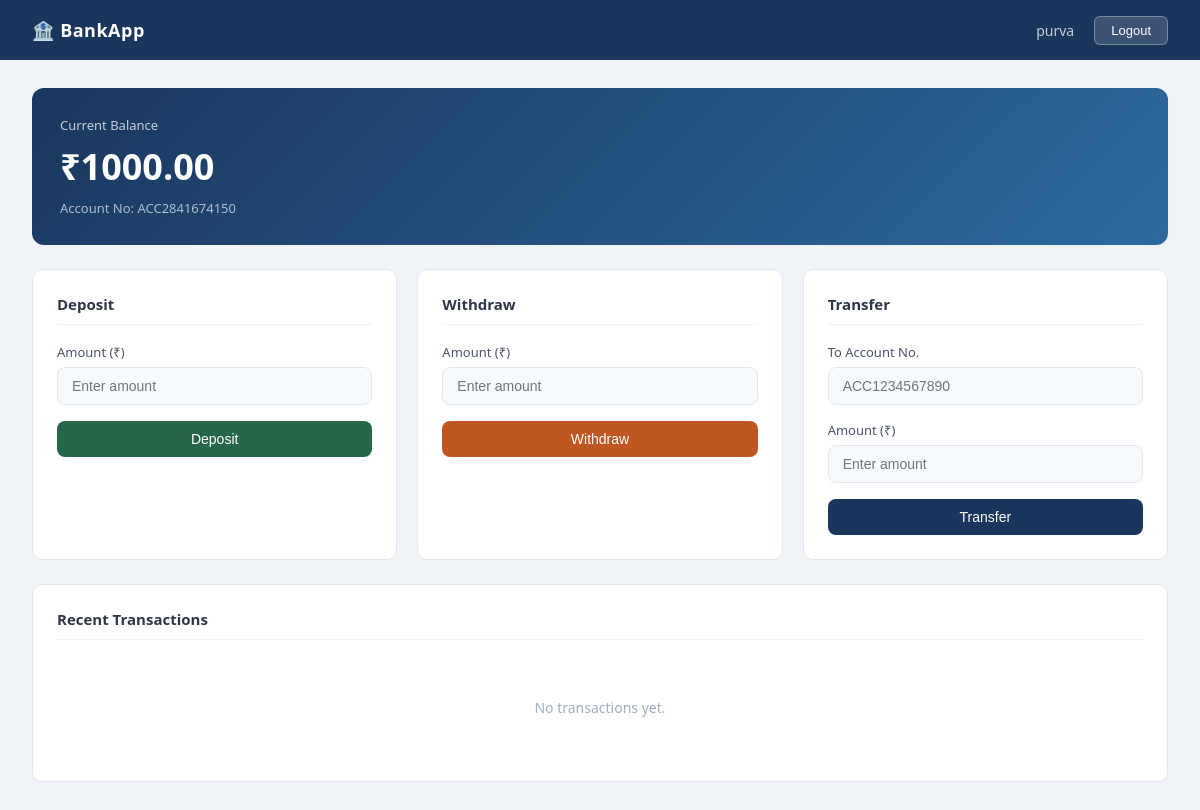
The app's page /customer (signed in) with its own data.
### tables this page shows
CREATE TABLE customers (
    id INTEGER PRIMARY KEY AUTOINCREMENT,
    user_id INTEGER UNIQUE,
    full_name TEXT NOT NULL,
    email TEXT,
    phone TEXT,
    FOREIGN KEY (user_id) REFERENCES users(id) ON DELETE CASCADE
);

CREATE TABLE accounts (
    id INTEGER PRIMARY KEY AUTOINCREMENT,
    customer_id INTEGER,
    account_number TEXT UNIQUE NOT NULL,
    balance REAL NOT NULL DEFAULT 0.00,
    created_at TEXT DEFAULT CURRENT_TIMESTAMP,
    FOREIGN KEY (customer_id) REFERENCES customers(id) ON DELETE CASCADE
);

### app.py (the view)
@app.route("/customer")
def customer_dashboard():
    if not is_customer():
        return redirect(url_for("login"))
    conn = get_db()
    account = conn.execute("""
        SELECT c.full_name, c.email, c.phone,
               a.account_number, a.balance, a.id as account_id
        FROM customers c
        JOIN accounts a ON c.id = a.customer_id
        WHERE c.user_id = ?
    """, (session["user_id"],)).fetchone()
    transactions = conn.execute("""
        SELECT type, amount, created_at
        FROM transactions
        WHERE account_id = ?
        ORDER BY created_at DESC LIMIT 10
    """, (account["account_id"],)).fetchall()
    conn.close()
    return render_template("customer.html", account=account, transactions=transactions)

### app.py (called while the page is built)
def get_db():
    conn = sqlite3.connect(DB)
    conn.row_factory = sqlite3.Row
    return conn

def is_customer():
    return session.get("role") == "customer"

### templates/customer.html (shortened to what this page needs)
<!DOCTYPE html>
<html lang="en">
<head>
    <link rel="stylesheet" href="{{ url_for('static', filename='style.css') }}">
</head>
<body>
<nav class="navbar">
    <span class="brand">🏦 BankApp</span>
    <div class="nav-right">
        <span>{{ account.full_name }}</span>
        <a href="{{ url_for('logout') }}">
            <button class="btn-logout">Logout</button>
        </a>
    </div>
</nav>
<div class="page">
    <div class="balance-card">
        <div class="label">Current Balance</div>
        <div class="amount">₹{{ "%.2f"|format(account.balance) }}</div>
        <div class="acc-num">Account No: {{ account.account_number }}</div>
    </div>
    <div class="grid-3">
        <div class="card" style="margin-bottom: 0;">
            <div class="card-title">Deposit</div>
            <form method="POST" action="/customer/deposit">
                <div class="form-group">
                    <label>Amount (₹)</label>
                    <input type="number" name="amount" min="1" step="0.01" placeholder="Enter amount" required>
                </div>
                <button type="submit" class="btn btn-success btn-block">Deposit</button>
            </form>
        </div>
        <div class="card" style="margin-bottom: 0;">
            <div class="card-title">Withdraw</div>
            <form method="POST" action="/customer/withdraw">
                <div class="form-group">
                    <label>Amount (₹)</label>
                    <input type="number" name="amount" min="1" step="0.01" placeholder="Enter amount" required>
                </div>
                <button type="submit" class="btn btn-warning btn-block">Withdraw</button>
            </form>
        </div>
        <div class="card" style="margin-bottom: 0;">
            <div class="card-title">Transfer</div>
            <form method="POST" action="/customer/transfer">
                <div class="form-group">
                    <label>To Account No.</label>
                    <input type="text" name="to_account" placeholder="ACC1234567890" required>
                </div>
                <div class="form-group">
                    <label>Amount (₹)</label>
                    <input type="number" name="amount" min="1" step="0.01" placeholder="Enter amount" required>
                </div>
                <button type="submit" class="btn btn-primary btn-block">Transfer</button>
            </form>
        </div>
    </div>
    <div class="card" style="margin-top: 24px;">
        <div class="card-title">Recent Transactions</div>
        {% if transactions %}
        <table>
            <thead>
                <tr>
                    <th>Type</th>
                    <th>Amount</th>
                    <th>Date & Time</th>
                </tr>
            </thead>
            <tbody>
                {% for t in transactions %}
                <tr>
                    <td><span class="badge badge-{{ t.type }}">{{ t.type }}</span></td>
                    <td>
                        {% if t.type == 'deposit' %}
                            <span style="color:#276749">+ ₹{{ "%.2f"|format(t.amount) }}</span>
                        {% else %}
                            <span style="color:#9b2c2c">- ₹{{ "%.2f"|format(t.amount) }}</span>
                        {% endif %}
                    </td>
                    <td style="color:#718096; font-size:13px;">
                        {{ t.created_at|format_datetime }}
                    </td>
                </tr>
                {% endfor %}
            </tbody>
        </table>
        {% else %}
            <div class="empty">No transactions yet.</div>
        {% endif %}
    </div>
</div>
</body>
</html>

### static/style.css (style rules this page uses)
* { margin: 0; padding: 0; box-sizing: border-box; }
body { font-family: 'Segoe UI', sans-serif; background: #f0f4f8; color: #1a202c; min-height: 100vh; }
a { text-decoration: none; color: inherit; }
.navbar { background: #1a365d; color: white; padding: 0 32px; height: 60px; display: flex; align-items: center; justify-content: space-between; }
.navbar .brand { font-size: 18px; font-weight: 600; letter-spacing: 0.5px; }
.navbar .nav-right { display: flex; align-items: center; gap: 20px; font-size: 14px; }
.navbar .nav-right span { opacity: 0.75; }
.btn-logout { background: rgba(255,255,255,0.15); color: white; border: 1px solid rgba(255,255,255,0.3); padding: 6px 16px; border-radius: 6px; cursor: pointer; font-size: 13px; transition: background 0.2s; }
.form-group { margin-bottom: 16px; }
.form-group label { display: block; font-size: 13px; font-weight: 500; color: #4a5568; margin-bottom: 6px; }
.form-group input, .form-group select { width: 100%; padding: 10px 14px; border: 1px solid #e2e8f0; border-radius: 8px; font-size: 14px; color: #1a202c; background: #f7fafc; transition: border-color 0.2s, box-shadow 0.2s; }
.btn { display: inline-block; padding: 10px 20px; border-radius: 8px; border: none; cursor: pointer; font-size: 14px; font-weight: 500; transition: all 0.2s; }
.btn-primary { background: #1a365d; color: white; }
.btn-success { background: #276749; color: white; }
.btn-warning { background: #c05621; color: white; }
.btn-block { width: 100%; }
.page { padding: 28px 32px; }
.card { background: white; border-radius: 10px; border: 1px solid #e2e8f0; padding: 24px; margin-bottom: 24px; }
.card-title { font-size: 15px; font-weight: 600; color: #2d3748; margin-bottom: 18px; padding-bottom: 10px; border-bottom: 1px solid #f0f4f8; }
.balance-card { background: linear-gradient(135deg, #1a365d, #2d6a9f); color: white; border-radius: 12px; padding: 28px; margin-bottom: 24px; }
.balance-card .label { font-size: 13px; opacity: 0.75; }
.balance-card .amount { font-size: 36px; font-weight: 700; margin: 8px 0; }
.balance-card .acc-num { font-size: 13px; opacity: 0.65; }
.grid-3 { display: grid; grid-template-columns: 1fr 1fr 1fr; gap: 20px; margin-bottom: 24px; }
.empty { text-align: center; padding: 40px; color: #a0aec0; font-size: 14px; }

### records on screen
customers: full_name "purva"
accounts: balance "1000.00", account_number "ACC2841674150"
